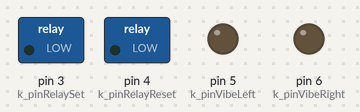
Recording of a sketch running on a simulated Arduino Uno, built with avr-gcc and run on an emulated ATmega328P. Shown: switched loads named in the sketch (green lamp = pin HIGH), output pins drawn as LEDs (lit = HIGH). What the sketch prints to the serial monitor is not drawn.

Above: at 0.8 s.
At 1.5 s:
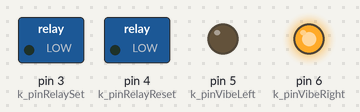
At 2.5 s:
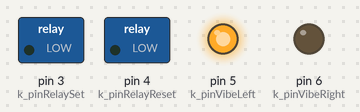
Timing chart, 0 to 3.6 s (numbered marks = the images above):
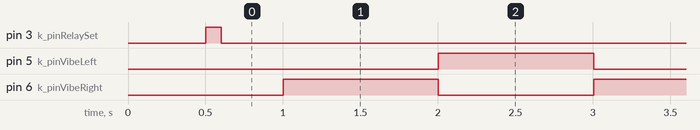

The sketch:

buzzer.ino
```cpp
// turn on the relay
// flash the vibe/buzzers on/off

const uint8_t k_pinRelaySet = 3;
const uint8_t k_pinRelayReset = 4;
const uint8_t k_pinVibeLeft = 5;
const uint8_t k_pinVibeRight = 6;

unsigned long g_uTimeCurrent = 0;
unsigned long g_uTimePrevious = 0;

uint8_t g_uVibe = LOW;

void
setup()
{
    Serial.begin( 115200 );
    while ( ! Serial )
        delay( 10 );

    delay( 500 );
    Serial.println( "TEST: vibrator!" );


    pinMode( k_pinVibeLeft, OUTPUT );
    pinMode( k_pinVibeRight, OUTPUT );

    // enable relay
    pinMode( k_pinRelaySet, OUTPUT );
    pinMode( k_pinRelayReset, OUTPUT );
    digitalWrite( k_pinRelaySet, HIGH );
    delay( 100 );
    digitalWrite( k_pinRelaySet, LOW );

    g_uTimeCurrent = 0;
    g_uTimePrevious = 0;
}


void
loop()
{
    g_uTimeCurrent = millis();
    if ( 1000 < g_uTimeCurrent - g_uTimePrevious )
    {
        g_uTimePrevious = g_uTimeCurrent;

        // for now toggle vibe
        // after successful test change to analogWrite
        digitalWrite( k_pinVibeLeft, g_uVibe );
        g_uVibe = g_uVibe ? LOW : HIGH;
        digitalWrite( k_pinVibeRight, g_uVibe );
    }
}
```

Measured:
- by itself, pin 5 (k_pinVibeLeft), pin 6 (k_pinVibeRight): alternates HIGH for 1.0 s and LOW for 1.0 s
